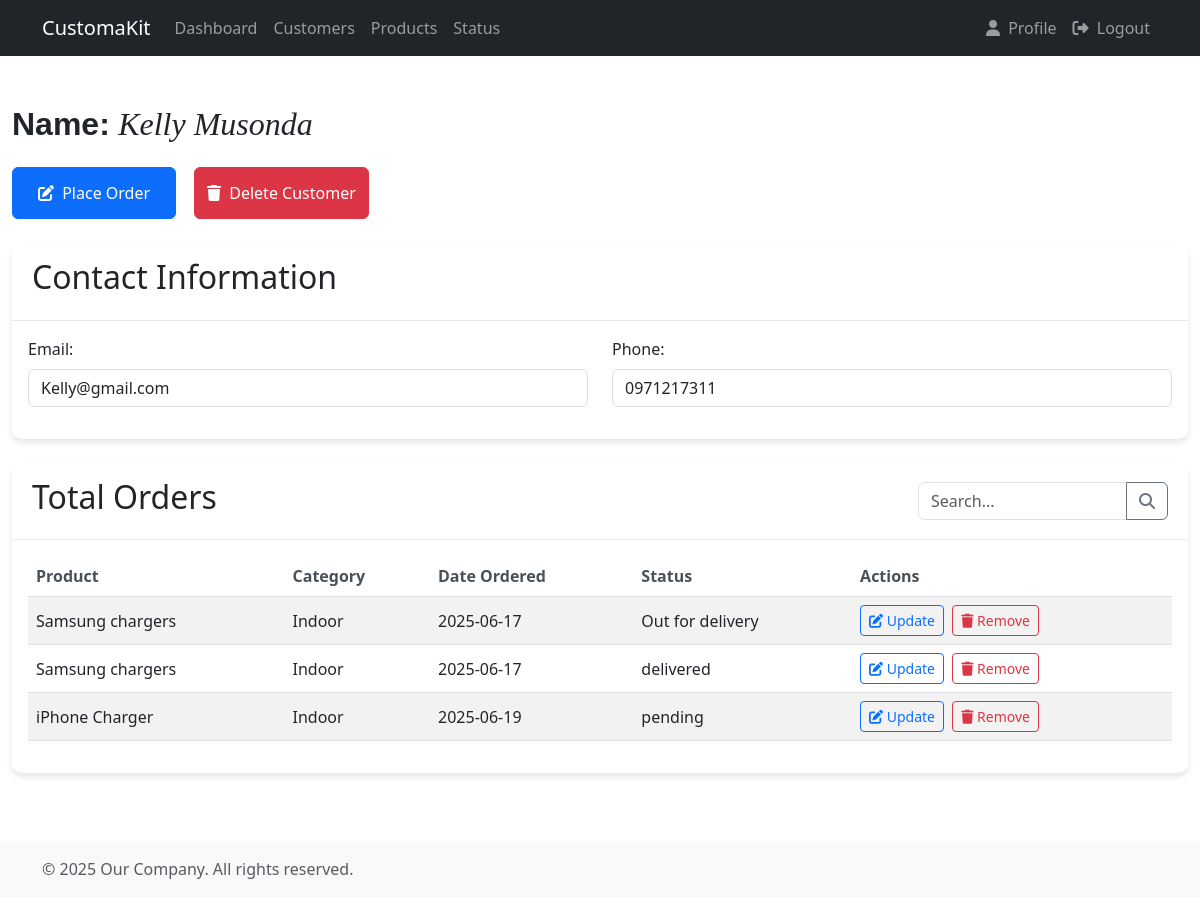
Page /customer/2/ on the earlier database version.
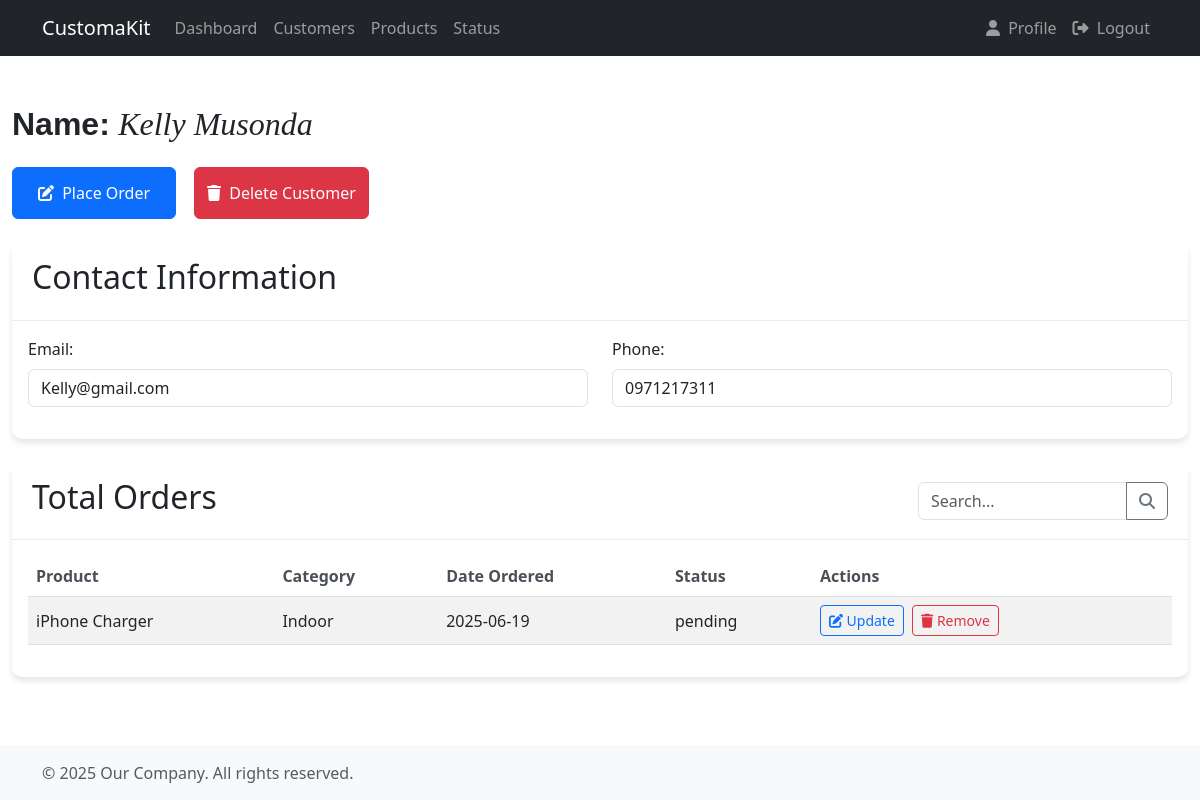
Same page on the later database version.
### accounts/models.py (models this page shows, shortened)
class Order(models.Model):
  STATUS = (
    ('delivered', 'delivered'),
    ('Out for delivery', 'Out for delivery'),
    ('pending', 'pending'),
  )
  customer = models.ForeignKey(Customer, null=True, on_delete=models.CASCADE)
  product = models.ForeignKey(Product, null=True, on_delete=models.CASCADE)
  status = models.CharField(max_length=100, null=True, choices=STATUS)
  created_at = models.DateTimeField(auto_now_add=True)

class Product(models.Model):
  CATEGORY = (
    ('Indoor', 'Indoor'),
    ('Outdoor', 'Outdoor'),
  )
  name = models.CharField(max_length=70, null=True)
  price = models.FloatField(null=True)
  category = models.CharField(max_length=50, null=True, choices=CATEGORY)
  description = models.CharField(max_length=100, null=True)
  created_at = models.DateTimeField(auto_now_add=True)
  tags = models.ManyToManyField(Tag)

### accounts/views.py (the view)
# urls.py: path('customer/<int:pk>/', views.customer, name='customer_detail'),
def customer(request, pk):
  customers = Customer.objects.all()
  customer_name = Customer.objects.get(id=pk)
  order = customer_name.order_set.all()
  context = {
    'customers':customers,
    'customer':customer_name,
    'orders':order,
  }
  return render(request, 'accounts/customer.html', context)

### accounts/templates/accounts/customer.html (shortened to what this page needs)
{% extends 'accounts/main.html' %}
{% load static %}
{% block extra_css %}
<link rel="stylesheet" href="{% static 'accounts/css/customer.css' %}">
{% endblock %}
{% block content %}
<h2 class="mt-4 mb-4">
  <span style="font-family: Arial, sans-serif; font-weight: bold;">Name:</span>
  <span style="font-family: Georgia, serif; font-style: italic;">{{ customer.name }}</span>
</h2>
<div class="action-buttons mb-4">
    <button class="btn btn-primary me-2" id="updateCustomerBtn">
        <a class="btn btn-primary" href="{% url 'create_order' customer.id %}"><i class="fas fa-edit me-1" hre></i> Place Order</a>
    </button>
    <button class="btn btn-danger" id="deleteCustomerBtn">
        <i class="fas fa-trash me-1"></i> Delete Customer
    </button>
</div>
<div class="card mb-4">
    <div class="card-header">
        <h2>Contact Information</h2>
    </div>
    <div class="card-body">
        <div class="row">
            <div class="col-md-6 mb-3">
                <label for="email" class="form-label">Email:</label>
                <input type="email" class="form-control" id="email" value="{{ customer.email }}" readonly>
            </div>
            <div class="col-md-6 mb-3">
                <label for="phone" class="form-label">Phone:</label>
                <input type="tel" class="form-control" id="phone" value="{{ customer.phone }}" readonly>
            </div>
        </div>
    </div>
</div>
<div class="card">
    <div class="card-header">
        <div class="d-flex justify-content-between align-items-center">
            <h2>Total Orders</h2>
            <div class="search-box">
                <div class="input-group">
                    <input type="text" class="form-control" placeholder="Search..." id="orderSearch">
                    <button class="btn btn-outline-secondary" type="button">
                        <i class="fas fa-search"></i>
                    </button>
                </div>
            </div>
        </div>
    </div>
    <div class="card-body">
        <div class="table-responsive">
            <table class="table table-striped table-hover">
                <thead>
                    <tr>
                        <th>Product</th>
                        <th>Category</th>
                        <th>Date Ordered</th>
                        <th>Status</th>
                        <th>Actions</th>
                    </tr>
                </thead>
                <tbody>
                    {% for order in orders %}
                    <tr>
                        <td>{{ order.product.name }}</td>
                        <td>{{ order.product.category }}</td>
                        <td>{{ order.created_at|date:"Y-m-d" }}</td>
                        <td>{{ order.status }}</td>
                        <td>
                            <button class="btn btn-sm btn-outline-primary me-1 update-order-btn" data-order-id="{{ order.id }}">
                                <i class="fas fa-edit"></i> Update
                            </button>
                            <button class="btn btn-sm btn-outline-danger remove-order-btn" data-order-id="{{ order.id }}">
                                <i class="fas fa-trash"></i> Remove
                            </button>
                        </td>
                    </tr>
                    {% endfor %}
                </tbody>
            </table>
        </div>
    </div>
</div>
{% endblock %}

Differences in the rows shown:
removed Order: product.name "Samsung chargers", product.category "Indoor", created_at "2025-06-17", status "Out for delivery"
removed Order: product.name "Samsung chargers", product.category "Indoor", created_at "2025-06-17", status "delivered"
